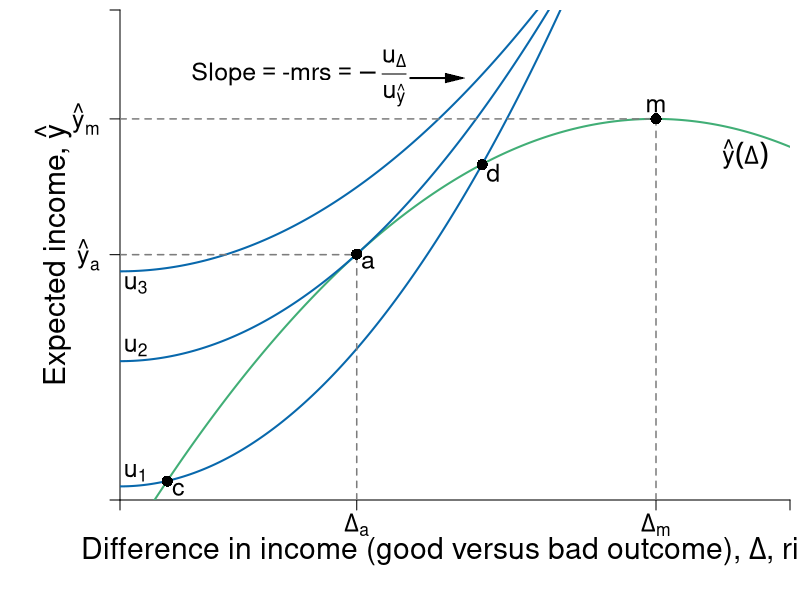

This figure's R source:
require(ggplot2)
require(shape)
pdf(file = "risk/risk_return_dara.pdf", width = 9, height = 7)

# Set parameters for graphics
axislabelsize <- 1.8
labelsize <- 1.5
namesize <- 1.8
annotatesize <- 1.5
graphlinewidth <- 2
segmentlinewidth <- 1.5

COL <- c("#7fc97f", "#beaed4", "#fdc086", "#ffff99", "#386cb0", "#f0027f", "#bf5b17", "#666666")
COLA <- c("#e0f3db", "#99d8c9","#66c2a4","#41ae76", "#238b45", "#005824")
COLB <- c("#c6dbef", "#4eb3d3", "#2b8cbe", "#0868ac","#084081")
COLC <- c("#fcfbfd", "#efedf5", "#dadaeb", "#bcbddc", "#9e9ac8", "#807dba", "#6a51a3", "#54278f", "#3f007d")
grays <- gray.colors(25, start = 1, end = 0, alpha = 1)

a <- c(2, 4, 6)
par(mar =  c(5, 6, 0.5, 0.5))
xlims <- c(0, 15)
ylims <- c(0, 18)

riskreturn <- function(g, int1 = 14, int2 = 4, coeff = 1/3){
  int1 - (int2 - (coeff)*g)^2
}


indiffA <- function(g, intercept = 3, slope = 0.125){
  intercept  + slope*g^2
}


#Plot command 
plot(0, 0, xlim = xlims, ylim = ylims, 
     type = "n",
     xlab = expression(paste("")),
     ylab = expression(paste("")), 
     axes = FALSE,
     cex.lab = axislabelsize, 
     bty = "n", 
     xaxs = "i", 
     yaxs = "i"
)



#ticksy <- c(0,  0.5, 5.1, 8.4, riskreturn(g = 5.3), riskreturn(g = 12) ,ylims[2])
ticksy <- c(0,   riskreturn(g = 5.3), riskreturn(g = 12) ,ylims[2])
#ylabels <- c(NA, expression(paste(c[1])), expression(paste(c[2])), NA, NA, expression(paste(hat(y)[m] )), NA)
ylabels <- c(NA,  expression(paste(hat(y)[a])), expression(paste(hat(y)[m] )), NA)
ticksx <- c(0, 5.3, 12, xlims[2])
xlabels <- c(NA, expression(paste(Delta[a])), expression(paste(Delta[m])), NA)

#text(xlims[1] - 0.5, 8.4, expression(paste(c[3])), cex = labelsize, xpd = TRUE)
#text(xlims[1] - 0.5, riskreturn(g = 5.3) + 0.25, expression(paste(hat(y)[a])), cex = labelsize, xpd = TRUE)

axis(1, at = ticksx, pos = 0, labels = xlabels, cex.axis = labelsize)
axis(2, at = ticksy, pos = 0, labels = ylabels, las = 1, cex.axis = labelsize)

mtext(expression(paste("Difference in income (good versus bad outcome), ", Delta, ", risk")), side = 1, line = 2.5, cex = axislabelsize)
text(xlims[1] - 1.5, ylims[2] - 0.5*(ylims[2] - ylims[1]), expression(paste("Expected income, ", hat(y))), xpd = TRUE, cex = axislabelsize, srt = 90) 

npts <- 500 
xx1 <- seq(xlims[1], xlims[2], length.out = npts)
lines(xx1, riskreturn(xx1, coeff = 1/2.992195), col = COLA[4], lwd = graphlinewidth, lty = 1)
lines(xx1, indiffA(xx1, intercept = 0.5, slope = 0.18), col = COLB[4], lwd = graphlinewidth, lty = 1)
lines(xx1, indiffA(xx1, intercept = 5.1, slope = 0.14), col = COLB[4], lwd = graphlinewidth, lty = 1)
lines(xx1, indiffA(xx1, intercept = 8.4, slope = 0.11), col = COLB[4], lwd = graphlinewidth, lty = 1)

segments(12, 0, 12, riskreturn(g = 12) , lty = 2, col = grays[20], lwd = segmentlinewidth)
segments(0, riskreturn(g = 12) , 12, riskreturn(g = 12) , lty = 2, col = grays[20], lwd = segmentlinewidth)
segments(5.3, 0, 5.3, riskreturn(g = 5.3), lty = 2, col = grays[20], lwd = segmentlinewidth)
segments(0, riskreturn(g = 5.3), 5.3, riskreturn(g = 5.3), lty = 2, col = grays[20], lwd = segmentlinewidth)

#Add points a, b, c and c
points(5.3, riskreturn(g = 5.3, coeff = 1/2.992195), pch = 16, col = "black", cex = 1.5)
text(5.3 + 0.25, riskreturn(g = 5.3, coeff = 1/2.992195) - 0.3, expression(a), cex = labelsize)


points(12, riskreturn(g = 12) , pch = 16, col = "black", cex = 1.5)
text(12, riskreturn(g = 12) + 0.5, expression(m), cex = labelsize)


points(1.057, riskreturn(g = 1.057) , pch = 16, col = "black", cex = 1.5)
text(1.057 + 0.25, riskreturn(g = 1.057) - 0.3, expression(c), cex = labelsize)


points(8.109, riskreturn(g = 8.109) , pch = 16, col = "black", cex = 1.5)
text(8.109 + 0.25, riskreturn(g = 8.109) - 0.3, expression(d), cex = labelsize)


#Label risk return schedule
text(14, 12.7, expression(paste(hat(y)(Delta))), cex = labelsize)

#Label value functions
text(0.35, 7.9, expression(u[3]), cex = labelsize)
text(0.35, 5.6, expression(u[2]), cex = labelsize)
text(0.35, 1, expression(u[1]), cex = labelsize)

#Label slope
text(4, riskreturn(g = 12) + 1.5, expression(paste("Slope", phantom()==phantom(), "-mrs", phantom()== -frac(u[Delta],u[hat(y)]))), cex = labelsize)
Arrows(6.5, riskreturn(g = 12) + 1.5, 7.5, riskreturn(g = 12) + 1.5, col = "black", lty = 1, lwd = 2, code = 2, arr.type = "triangle", arr.lwd = 0.5)


dev.off()
